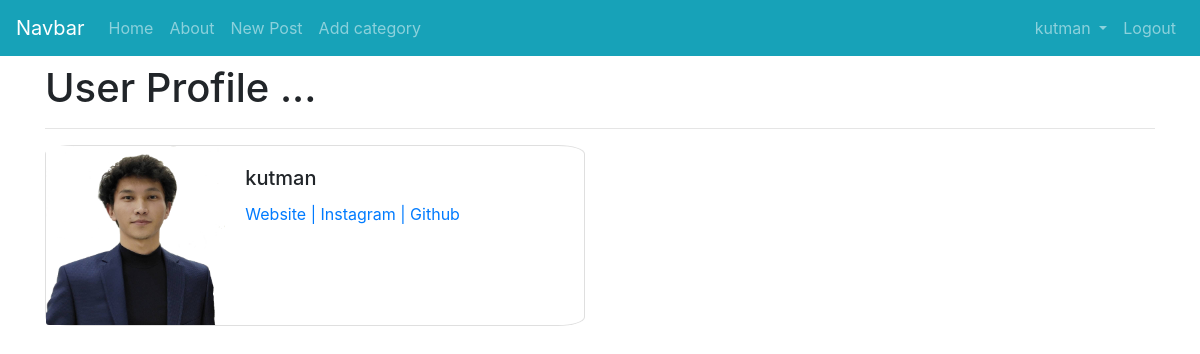
/users/show-profile/1/ (signed in), run on the app's committed database.
### blog/models.py (models this page shows, shortened)
class Profile(models.Model):
	user  = models.OneToOneField(User, null = True, on_delete = models.CASCADE)
	profile_image = models.ImageField(null = True,blank = True, upload_to = 'images-profile/')
	instagram_urls = models.CharField(max_length = 200, null = True, blank = True)
	website_urls = models.CharField(max_length = 200, null = True, blank = True)
	github_urls = models.CharField(max_length = 200, null = True, blank = True)
	twitter_urls = models.CharField(max_length = 200, null = True, blank = True)
	facebook_urls = models.CharField(max_length = 200, null = True, blank = True)

### users/views.py (the view)
# urls.py: path('show-profile/<int:pk>/', ShowProfilePageView.as_view(),name='show-profile'),
class ShowProfilePageView(LoginRequiredMixin,UserPassesTestMixin,DetailView):
	model = Profile
	template_name = 'users/show_profile.html'
	def get_context_data(self,*args,**kwargs):
		context = super(ShowProfilePageView,self).get_context_data(*args,**kwargs)
		user_page = get_object_or_404(Profile, id = self.kwargs['pk'])
		context['user_page'] = user_page
		return context
	def test_func(self):
		post = self.get_object()
		if self.request.user == post.user:
			return True
		else:
			return False

### users/templates/users/show_profile.html (shortened to what this page needs)
{% extends 'blog/base.html' %}
{% load static %}
{% block content %}
<h1>User Profile ...</h1>
<hr>
	<div class="card mb-3 " style="max-width: 540px; border-radius: 5%">
			<div class="row no-gutters">
			<div class="col-md-4">
				{% if user_page.profile_image %}
					<img  class=" card-img " src="{{user_page.profile_image.url}}">
				{% else %}
					<img class="card-img rounded-circle" src="{% static 'blog/images/default.jpg' %}">
				{% endif %}
		    </div>
		    <div class="col-md-8">
		      	<div class="card-body">
			        <h5 class="card-title">
			        	{{user_page.user.username}}
			        </h5>
			        <p class="card-text">
			    		{% if user_page.website_urls %}
							<a href="{{user_page.website_urls}}">Website</a>
						{% endif %}
						{% if user_page.instagram_urls %}
							<a href="{{user_page.instagram_urls}}">| Instagram</a>
						{% endif %}
						{% if user_page.github_urls %}
							<a href="{{user_page.github_urls}}">| Github</a>
						{% endif %}
						</p>
		      	</div>
		    </div>
	  	</div>
	</div>
{% endblock %}

### blog/templates/blog/base.html (shortened to what this page needs)
{% load static %}
<!DOCTYPE html>
<html lang="en">
<head>
	<link rel="stylesheet" href="https://cdn.jsdelivr.net/npm/bootstrap@4.5.3/dist/css/bootstrap.min.css">
	<link rel="stylesheet" href="{% static 'blog/css/main.css' %}">
</head>
<body>
	<nav class="navbar navbar-expand-lg navbar-dark bg-info">
  		<a class="navbar-brand" href="{% url 'home' %}">Navbar</a>
  		<div class="collapse navbar-collapse" id="navbarNavAltMarkup">
    		<div class="navbar-nav mr-auto">
    			<a class="nav-item nav-link " href="{% url 'home' %}">Home</a>
      				<a class="nav-item nav-link" href="{% url 'about' %}">About</a>
      			{% if user.is_authenticated %}
      			<a class="nav-item nav-link" href="{% url 'post-new' %}">New Post</a>
      			<a class="nav-item nav-link" href="{% url 'category-new' %}">Add
      			category</a>
  			</div>
  			<div class="navbar-nav">
  				<li class="nav-item dropdown">
			        <a class="nav-link dropdown-toggle" href="#" id="navbarDropdown" role="button" data-toggle="dropdown" aria-haspopup="true" aria-expanded="false">
			          {{user.username}}
			        </a>
      			</li>
  				<a class="nav-item nav-link" href="{% url 'logout' %}">Logout</a>
  			</div>
      		{% else %}
      		<div class="navbar-nav">
  				<a class="nav-item nav-link" href="{% url 'register' %}">Register</a>
				<a class="nav-item nav-link" href="{% url 'login' %}">Login</a>
      		</div>
  			{% endif %}
  		</div>
	</nav>
	<div class="container my-2">
		{% block content %}{% endblock %}
	</div>
</body>
</html>

### data on the page
Profile: profile_image (picture), user.username "kutman"

### other printed values
{{ user.username }} "kutman"
